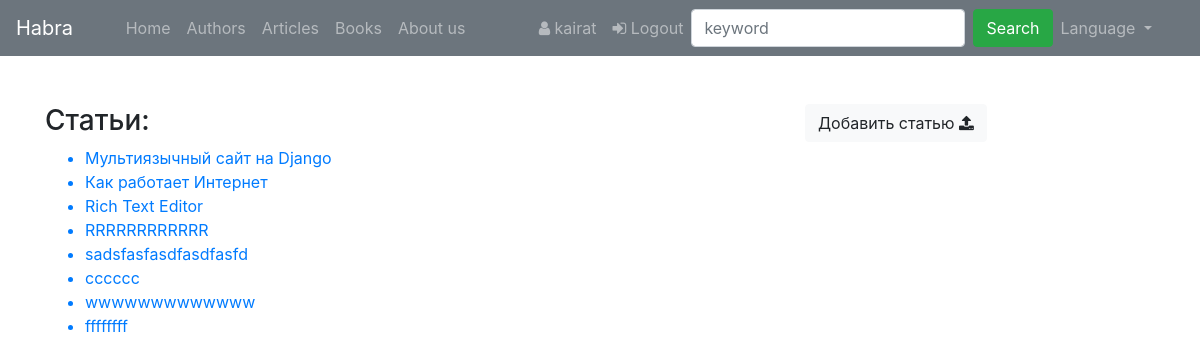
The app's page / (signed in) with its own data.
### core/models.py (models this page shows, shortened)
class Article(models.Model):
    title = models.CharField(max_length=255)
    text = RichTextField(blank=True, null=True)
    author = models.ForeignKey(
        to="Author",
        on_delete=models.SET_NULL,
        null=True, blank=True,
        related_name="article",
        verbose_name="Автор"
    )
    readers = models.ManyToManyField(
        to=User,
        related_name="readed_articles",
        blank=True,
    )
    views = models.IntegerField(default=0, verbose_name="Просмотры: ")
    created_date = models.DateTimeField(auto_now_add=True, null=True)
    updated_at = models.DateTimeField(auto_now=True)
    is_active = models.BooleanField(default=True)
    picture = models.ImageField(
        upload_to="images/",
        null=True, blank=True,
        verbose_name="Картинка статьи"
    )
    class Meta:
        verbose_name = "Статья"
        verbose_name_plural = "Статьи"

### core/views.py (the view)
# urls.py: path('', articles, name="articles"),
def articles(request):
    articles = Article.objects.all() #
    return render(
        request, "articles.html", {"articles":  articles})

### core/templates/articles.html (shortened to what this page needs)
{% extends 'index.html' %}
{% load static %}
{% block content %}
<br>
    <h3>Статьи:</h3>
    <ul>
    {% for article in articles %}
        <a href="{% url 'article' article.id %}"><li>{{ article.title }}</li></a>
    {% endfor %}
    </ul>
{% endblock %}
{% block content_sidebar %}
<br>
{% if user.is_authenticated %}
<a href="{% url 'art-add' %}" class="btn btn-light" role="button" aria-disabled="true">Добавить статью <i class="fa fa-upload" aria-hidden="true"></i></a>
{% endif %}
{% endblock %}

### core/templates/index.html (shortened to what this page needs)
{% load static %}
{% load i18n %}
<!DOCTYPE html>
<html lang="en">
<head>
    <link rel="stylesheet" href="{% static 'mystyle.css' %}">
    <link rel="stylesheet" href="https://maxcdn.bootstrapcdn.com/bootstrap/4.5.2/css/bootstrap.min.css">
    <link href="https://stackpath.bootstrapcdn.com/font-awesome/4.7.0/css/font-awesome.min.css" rel="stylesheet">
    <link href="https://cdnjs.cloudflare.com/ajax/libs/flag-icon-css/3.1.0/css/flag-icon.min.css" rel="stylesheet">
</head>
<body>
    <nav class="navbar navbar-expand-md navbar-dark bg-secondary">
        <a class="navbar-brand" href="/">Habra</a>
          <div class="collapse navbar-collapse" id='myNavbar'>
            <ul class="nav navbar-nav mx-auto">
                <li class="nav-item "><a  class="nav-link" href="/">{% trans "Home" %}</a></li>
                <li class="nav-item"><a  class="nav-link" href ="{% url 'authors' %}"> {% trans "Authors" %}</a></li>
                <li class="nav-item"><a  class="nav-link" href ="{% url 'articles' %}"> {% trans "Articles" %}</a></li>
               <li class="nav-item"><a  class="nav-link" href ="{% url 'all_books' %}"> {% trans "Books" %}</a></li>
                <li class="nav-item"><a  class="nav-link" href ="{% url 'about' %}"> {% trans  "About us" %}</a></li>
              </ul>
              <ul class="nav navbar-nav ml-auto">
                <li class="nav-item group">
                  {% if request.user.is_authenticated %}
                    <a  class="nav-link" href="{% url 'profile' %}"><i class="fa fa-user" aria-hidden="true"></i> {{ user.get_username }}</a></li>
                    <a  class="nav-link" href="{% url 'logout' %}"><i class="fa fa-sign-in" aria-hidden="true"></i>{% trans " Logout" %}</a>
                  {% else %}
                    <a  class="nav-link" href="{% url 'login' %}"><i class="fa fa-sign-out" aria-hidden="true"></i> {% trans " Login" %}</a></li>
                  {% endif %}
                  <form class="form-inline my-2 my-lg-0" action="{% url 'search' %}">
                    {% trans "keyword" as key_word %}
                    <input class="form-control mr-sm-2" type="search" name="searchword" placeholder="{{ key_word }}" aria-label="Search">
                    <button class="btn btn-success my-2 my-sm-0" type="submit">{% trans "Search" %}</button>
                  </form>
                <li class="nav-item dropdown mr-4">
                  {% get_current_language as LANGUAGE_CODE %}
                {% get_available_languages as LANGUAGES %}
                {% get_language_info_list for LANGUAGES as languages %}
                  <a class="nav-link dropdown-toggle" href="#" id="navbardrop" data-toggle="dropdown">
                   {% trans "Language" %}
                  </a>
                </li>
              </ul>
        </div>
    </nav>
        <br>
    <div class='container'>
      <div class="row">
        <div class="col-8">
          {% block content %}
          {% endblock %}
        </div>
        <div class="col-sm-4 pb-3 px-auto">
          {% block content_sidebar %}
          {% endblock %}
        </div>
      </div>
    </div>
</body>
</html>

### records on screen
Article: title "Мультиязычный сайт на Django"
Article: title "Как работает Интернет"
Article: title "Rich Text Editor"
Article: title "RRRRRRRRRRRR"
Article: title "sadsfasfasdfasdfasfd"
Article: title "cccccc"
Article: title "wwwwwwwwwwwww"
Article: title "ffffffff"

### other values on screen
{{ user.get_username }} "kairat"
